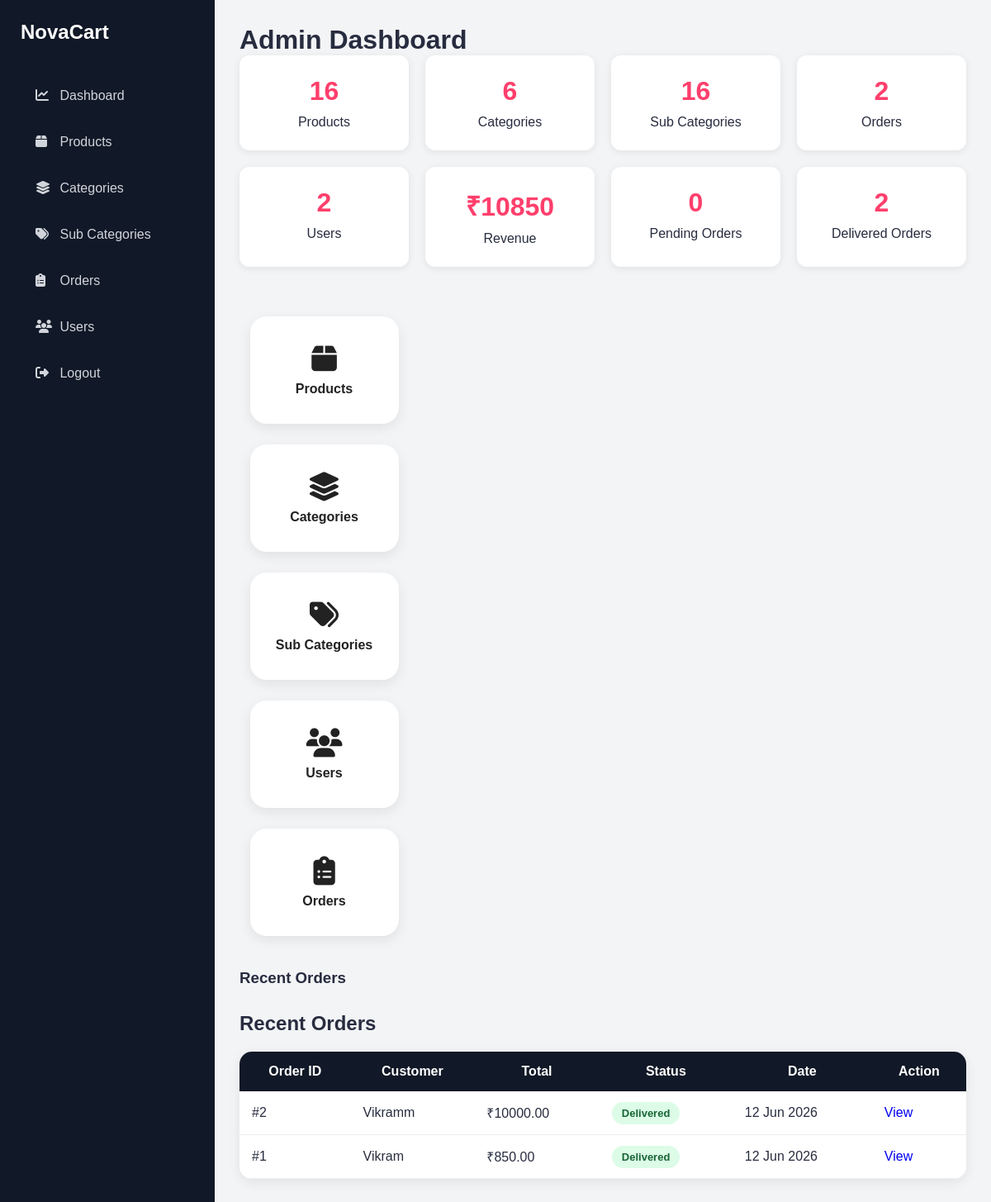
The page /dashboard/ (signed in) on the database as committed earlier.
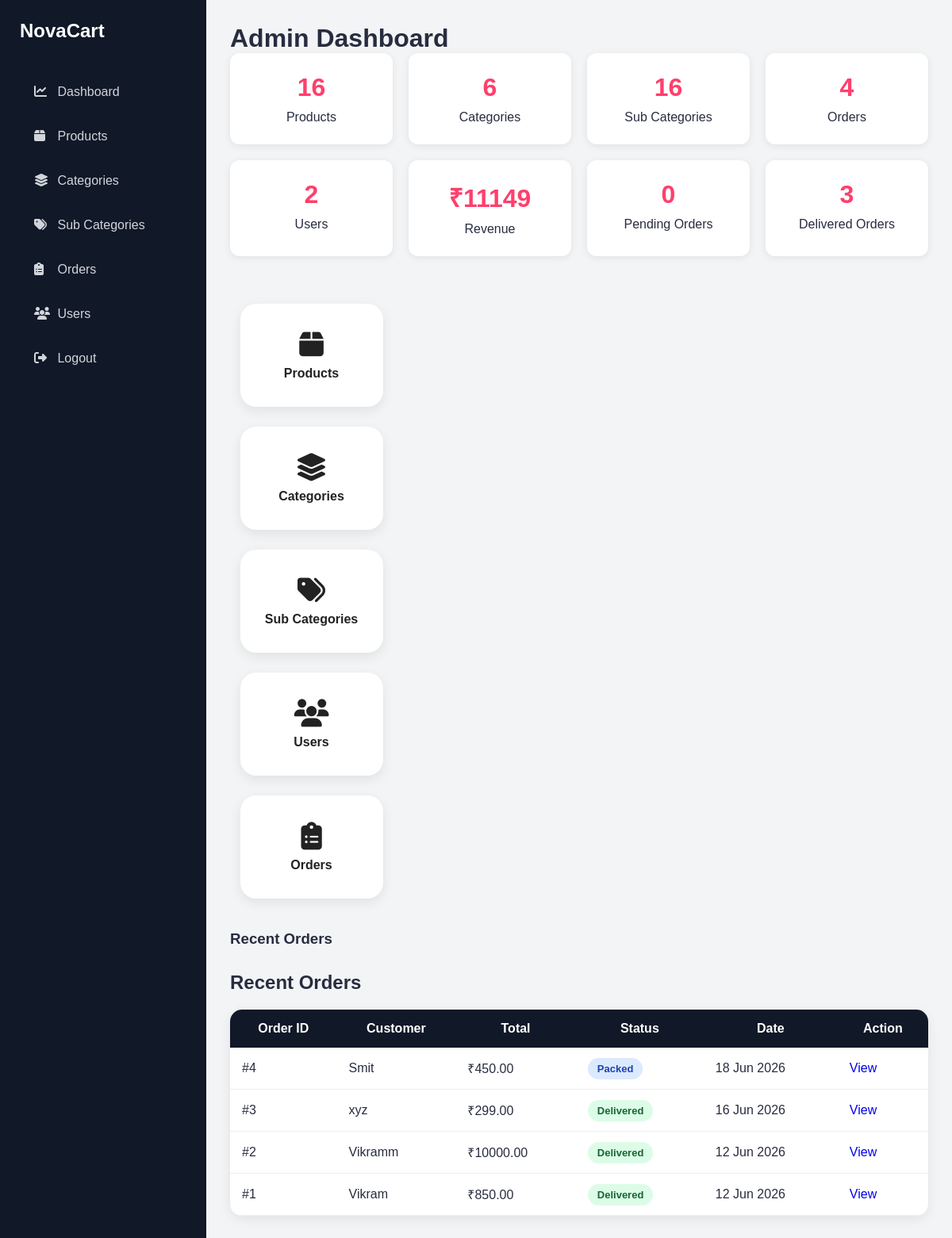
The same page on the database as committed later.
### order/models.py (models this page shows, shortened)
class Order(models.Model):
    PAYMENT_CHOICES = (
        ('COD', 'Cash On Delivery'),
    )
    STATUS_CHOICES = (
        ('Pending', 'Pending'),
        ('Packed', 'Packed'),
        ('Shipped', 'Shipped'),
        ('Delivered', 'Delivered'),
    )
    user = models.ForeignKey(
        User,
        on_delete=models.CASCADE
    )
    full_name = models.CharField(
        max_length=100
    )
    phone = models.CharField(
        max_length=15
    )
    address = models.TextField()
    city = models.CharField(
        max_length=100
    )
    state = models.CharField(
        max_length=100
    )
    pincode = models.CharField(
        max_length=10
    )
    payment_method = models.CharField(
        max_length=20,
        choices=PAYMENT_CHOICES,
        default='COD'
    )
    total_price = models.DecimalField(
        max_digits=10,
        decimal_places=2
    )
    is_paid = models.BooleanField(
        default=False
    )
    status = models.CharField(
        max_length=20,
        choices=STATUS_CHOICES,
        default='Pending'
    )
    created_at = models.DateTimeField(
        auto_now_add=True
    )

### dashboard/views.py (the view)
@login_required
def dashboard_home(request):
    if not request.user.is_staff:
        return redirect('profile')
    total_revenue = Order.objects.filter(
    status='Delivered'
).aggregate(
    Sum('total_price')
)['total_price__sum'] or 0
    pending_orders = Order.objects.filter(
        status='Pending'
    ).count()
    delivered_orders = Order.objects.filter(
        status='Delivered'
    ).count()
    context = {
        'total_products':
            Product.objects.count(),
        'total_categories':
            Categories.objects.count(),
        'total_subcategories':
            SubCategory.objects.count(),
        'total_orders':
            Order.objects.count(),
        'total_users':
            User.objects.count(),
        'total_revenue':
            total_revenue,
        'pending_orders':
            pending_orders,
        'delivered_orders':
            delivered_orders,
        'recent_orders':
            Order.objects.order_by(
                '-created_at'
            )[:5]
    }
    return render(
        request,
        'dashboard_home.html',
        context
    )

### store/context_processors.py (called while the page is built)
def categories_processor(request):
    return {
        'categories': Categories.objects.all()
    }

### templates/dashboard_home.html
{% extends 'dashboard_base.html' %}
{% block content %}
<h1 class="mb-4">
    Admin Dashboard
</h1>
<div class="dashboard-cards">
    <div class="dashboard-card">
        <h3>{{ total_products }}</h3>
        <p>Products</p>
    </div>
    <div class="dashboard-card">
        <h3>{{ total_categories }}</h3>
        <p>Categories</p>
    </div>
    <div class="dashboard-card">
        <h3>{{ total_subcategories }}</h3>
        <p>Sub Categories</p>
    </div>
    <div class="dashboard-card">
        <h3>{{ total_orders }}</h3>
        <p>Orders</p>
    </div>
    <div class="dashboard-card">
        <h3>{{ total_users }}</h3>
        <p>Users</p>
    </div>
    <div class="dashboard-card">
    <h3>₹{{ total_revenue }}</h3>
    <p>Revenue</p>
</div>
<div class="dashboard-card">
    <h3>{{ pending_orders }}</h3>
    <p>Pending Orders</p>
</div>
<div class="dashboard-card">
    <h3>{{ delivered_orders }}</h3>
    <p>Delivered Orders</p>
</div>
  <div class="dashboard-links">
    <a href="{% url 'admin_products' %}" class="dashboard-btn">
        <i class="fas fa-box"></i>
        Products
    </a>
    <a href="{% url 'admin_categories' %}" class="dashboard-btn">
        <i class="fas fa-layer-group"></i>
        Categories
    </a>
    <a href="{% url 'admin_subcategories' %}" class="dashboard-btn">
        <i class="fas fa-tags"></i>
        Sub Categories
    </a>
    <a href="{% url 'admin_users' %}" class="dashboard-btn">
        <i class="fas fa-users"></i>
        Users
    </a>
    <a href="{% url 'admin_orders' %}"
   class="dashboard-btn">
    <i class="fas fa-clipboard-list"></i>
    Orders
</a>
</div>
</div>
<h3 class="mt-5">
    Recent Orders
</h3>
<h2 class="section-title">
    Recent Orders
</h2>
<div class="admin-table">
<table>
    <thead>
        <tr>
            <th>Order ID</th>
            <th>Customer</th>
            <th>Total</th>
            <th>Status</th>
            <th>Date</th>
            <th>Action</th>
        </tr>
    </thead>
    <tbody>
        {% for order in recent_orders %}
        <tr>
            <td>
                #{{ order.id }}
            </td>
            <td>
                {{ order.full_name }}
            </td>
            <td>
                ₹{{ order.total_price }}
            </td>
            <td>
                {% if order.status == 'Pending' %}
                    <span class="status-badge pending">
                        Pending
                    </span>
                {% elif order.status == 'Packed' %}
                    <span class="status-badge packed">
                        Packed
                    </span>
                {% elif order.status == 'Shipped' %}
                    <span class="status-badge shipped">
                        Shipped
                    </span>
                {% elif order.status == 'Delivered' %}
                    <span class="status-badge delivered">
                        Delivered
                    </span>
                {% endif %}
            </td>
            <td>
                {{ order.created_at|date:"d M Y" }}
            </td>
            <td>
                <a href="{% url 'order_details' order.id %}"
                   class="view-btn">
                    View
                </a>
            </td>
        </tr>
        {% empty %}
        <tr>
            <td colspan="6">
                No Recent Orders
            </td>
        </tr>
        {% endfor %}
    </tbody>
</table>
</div>
{% endblock %}

Rows that differ between the two databases and show on the page:
added Order: id "4", full_name "Smit", total_price "450.00", status "Packed", created_at "18 Jun 2026"
added Order: id "3", full_name "xyz", total_price "299.00", status "Delivered", created_at "16 Jun 2026"
Other text that changed with them:
{{ total_orders }}: "2" → "4"
{{ total_revenue }}: "10850" → "11149"
{{ delivered_orders }}: "2" → "3"
